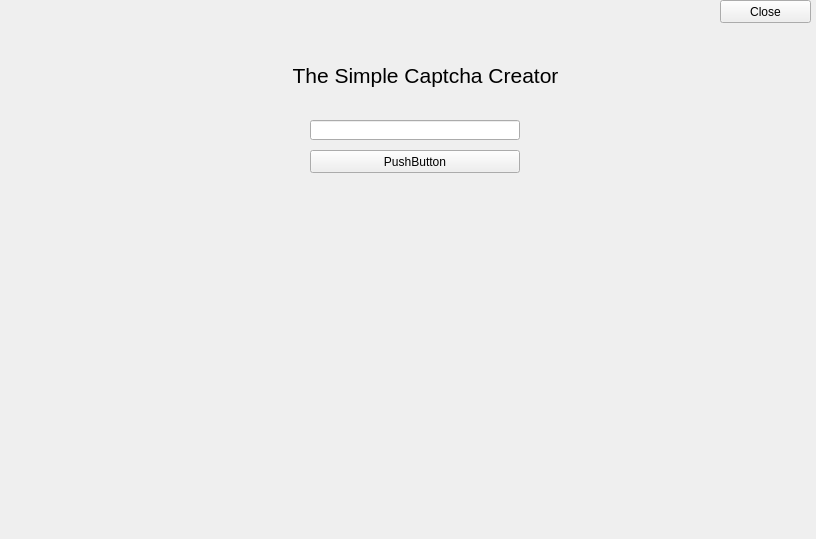
<?xml version="1.0" encoding="UTF-8"?>
<ui version="4.0">
 <class>MainWindow</class>
 <widget class="QMainWindow" name="MainWindow">
  <property name="geometry">
   <rect>
    <x>0</x>
    <y>0</y>
    <width>816</width>
    <height>539</height>
   </rect>
  </property>
  <property name="windowTitle">
   <string>The Simple Captcha Creator</string>
  </property>
  <widget class="QWidget" name="centralWidget">
   <widget class="QLabel" name="label">
    <property name="geometry">
     <rect>
      <x>250</x>
      <y>230</y>
      <width>340</width>
      <height>150</height>
     </rect>
    </property>
    <property name="sizePolicy">
     <sizepolicy hsizetype="Preferred" vsizetype="Preferred">
      <horstretch>0</horstretch>
      <verstretch>0</verstretch>
     </sizepolicy>
    </property>
    <property name="text">
     <string/>
    </property>
    <property name="alignment">
     <set>Qt::AlignCenter</set>
    </property>
   </widget>
   <widget class="QLineEdit" name="lineEdit">
    <property name="geometry">
     <rect>
      <x>310</x>
      <y>120</y>
      <width>210</width>
      <height>20</height>
     </rect>
    </property>
   </widget>
   <widget class="QPushButton" name="pushButton">
    <property name="geometry">
     <rect>
      <x>310</x>
      <y>150</y>
      <width>210</width>
      <height>23</height>
     </rect>
    </property>
    <property name="text">
     <string>PushButton</string>
    </property>
   </widget>
   <widget class="QLabel" name="label_2">
    <property name="geometry">
     <rect>
      <x>260</x>
      <y>40</y>
      <width>331</width>
      <height>71</height>
     </rect>
    </property>
    <property name="font">
     <font>
      <pointsize>16</pointsize>
     </font>
    </property>
    <property name="text">
     <string>The Simple Captcha Creator</string>
    </property>
    <property name="alignment">
     <set>Qt::AlignCenter</set>
    </property>
   </widget>
   <widget class="QPushButton" name="pushButton_2">
    <property name="geometry">
     <rect>
      <x>720</x>
      <y>0</y>
      <width>91</width>
      <height>23</height>
     </rect>
    </property>
    <property name="text">
     <string>Close</string>
    </property>
    <property name="flat">
     <bool>false</bool>
    </property>
   </widget>
  </widget>
 </widget>
 <layoutdefault spacing="6" margin="11"/>
 <resources/>
 <connections/>
</ui>
